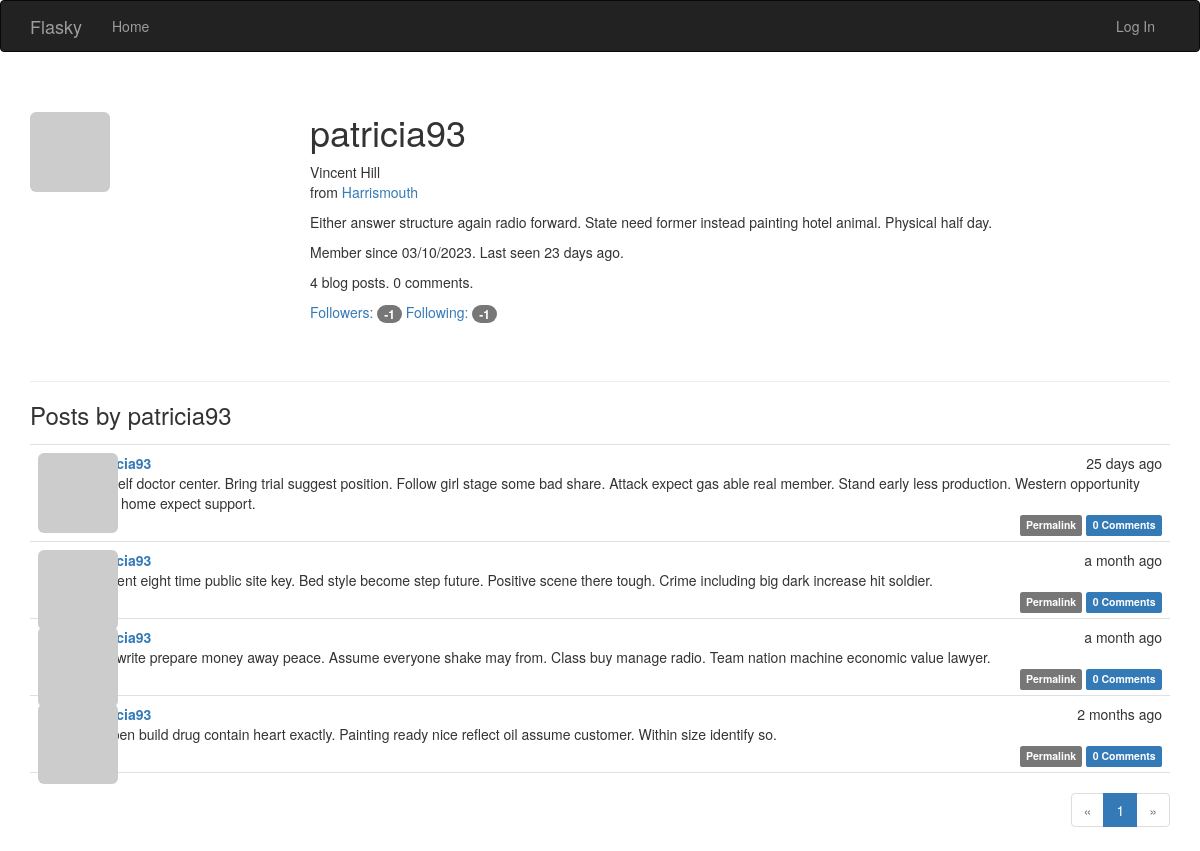
The app's page /user/patricia93 with its own data.
### app/models.py (models this page shows, shortened)
class User(UserMixin, db.Model):
    __tablename__ = 'users'
    id = db.Column(db.Integer, primary_key=True)
    email = db.Column(db.String(64), unique=True, index=True)
    username = db.Column(db.String(64), unique=True, index=True)
    role_id = db.Column(db.Integer, db.ForeignKey('roles.id'))
    password_hash = db.Column(db.String(128))
    confirmed = db.Column(db.Boolean, default=False)
    name = db.Column(db.String(64))
    location = db.Column(db.String(64))
    about_me = db.Column(db.Text())
    member_since = db.Column(db.DateTime(), default=datetime.utcnow)
    last_seen = db.Column(db.DateTime(), default=datetime.utcnow)
    avatar_hash = db.Column(db.String(32))
    posts = db.relationship('Post', backref='author', lazy='dynamic')
    followed = db.relationship('Follow',
                               foreign_keys=[Follow.follower_id],
                               backref=db.backref('follower', lazy='joined'),
                               lazy='dynamic',
                               cascade='all, delete-orphan')
    followers = db.relationship('Follow',
                                foreign_keys=[Follow.followed_id],
                                backref=db.backref('followed', lazy='joined'),
                                lazy='dynamic',
                                cascade='all, delete-orphan')
    comments = db.relationship('Comment', backref='author', lazy='dynamic')
    @property
    def password(self):
        raise AttributeError('password is not a readable attribute')
    def gravatar(self, size=100, default='identicon', rating='g'):
        url = 'https://secure.gravatar.com/avatar'
        hash = self.avatar_hash or self.gravatar_hash()
        return '{url}/{hash}?s={size}&d={default}&r={rating}'.format(
            url=url, hash=hash, size=size, default=default, rating=rating)

class Post(db.Model):
    __tablename__ = 'posts'
    id = db.Column(db.Integer, primary_key=True)
    body = db.Column(db.Text)
    body_html = db.Column(db.Text)
    timestamp = db.Column(db.DateTime, index=True, default=datetime.utcnow)
    author_id = db.Column(db.Integer, db.ForeignKey('users.id'))
    comments = db.relationship('Comment', backref='post', lazy='dynamic')

### app/main/views.py (the view)
@main.route('/user/<username>')
def user(username):
    user = User.query.filter_by(username=username).first_or_404()
    page = request.args.get('page', 1, type=int)
    pagination = user.posts.order_by(Post.timestamp.desc()).paginate(
        page=page, per_page=current_app.config['FLASKY_POSTS_PER_PAGE'],
        error_out=False)
    posts = pagination.items
    return render_template('user.html', user=user, posts=posts,
                           pagination=pagination)

### app/auth/views.py (called while the page is built)
@auth.before_app_request
def before_request():
    if current_user.is_authenticated:
        current_user.ping()
        if not current_user.confirmed \
                and request.endpoint \
                and request.blueprint != 'auth' \
                and request.endpoint != 'static':
            return redirect(url_for('auth.unconfirmed'))

### app/main/__init__.py (called while the page is built)
@main.app_context_processor
def inject_permissions():
    return dict(Permission=Permission)

### app/main/views.py (called while the page is built)
@main.after_app_request
def after_request(response):
    for query in get_debug_queries():
        if query.duration >= current_app.config['FLASKY_SLOW_DB_QUERY_TIME']:
            current_app.logger.warning(
                'Slow query: %s\nParameters: %s\nDuration: %fs\nContext: %s\n'
                % (query.statement, query.parameters, query.duration,
                   query.context))
    return response

### app/models.py (called while the page is built)
    def can(self, permissions):
        return False

    def is_administrator(self):
        return False

### app/templates/user.html (shortened to what this page needs)
{% extends "base.html" %}
{% import "_macros.html" as macros %}
{% block page_content %}
<div class="page-header">
    <img class="img-rounded profile-thumbnail" src="{{ user.gravatar(size=256) }}">
    <div class="profile-header">
        <h1>{{ user.username }}</h1>
        {% if user.name or user.location %}
        <p>
            {% if user.name %}{{ user.name }}<br>{% endif %}
            {% if user.location %}
                from <a href="http://maps.google.com/?q={{ user.location }}">{{ user.location }}</a><br>
            {% endif %}
        </p>
        {% endif %}
        {% if user.about_me %}<p>{{ user.about_me }}</p>{% endif %}
        <p>Member since {{ moment(user.member_since).format('L') }}. Last seen {{ moment(user.last_seen).fromNow() }}.</p>
        <p>{{ user.posts.count() }} blog posts. {{ user.comments.count() }} comments.</p>
        <p>
            <a href="{{ url_for('.followers', username=user.username) }}">Followers: <span class="badge">{{ user.followers.count() - 1 }}</span></a>
            <a href="{{ url_for('.followed_by', username=user.username) }}">Following: <span class="badge">{{ user.followed.count() - 1 }}</span></a>
        </p>
    </div>
</div>
<h3>Posts by {{ user.username }}</h3>
{% include '_posts.html' %}
{% if pagination %}
<div class="pagination">
    {{ macros.pagination_widget(pagination, '.user', username=user.username) }}
</div>
{% endif %}
{% endblock %}

### app/templates/_posts.html (shortened to what this page needs)
<ul class="posts">
    {% for post in posts %}
    <li class="post">
        <div class="post-thumbnail">
            <a href="{{ url_for('.user', username=post.author.username) }}">
                <img class="img-rounded profile-thumbnail" src="{{ post.author.gravatar(size=40) }}">
            </a>
        </div>
        <div class="post-content">
            <div class="post-date">{{ moment(post.timestamp).fromNow() }}</div>
            <div class="post-author"><a href="{{ url_for('.user', username=post.author.username) }}">{{ post.author.username }}</a></div>
            <div class="post-body">
                {% if post.body_html %}
                    {{ post.body_html | safe }}
                {% else %}
                    {{ post.body }}
                {% endif %}
            </div>
            <div class="post-footer">
                <a href="{{ url_for('.post', id=post.id) }}">
                    <span class="label label-default">Permalink</span>
                </a>
                <a href="{{ url_for('.post', id=post.id) }}#comments">
                    <span class="label label-primary">{{ post.comments.count() }} Comments</span>
                </a>
            </div>
        </div>
    </li>
    {% endfor %}
</ul>

### app/static/styles.css (style rules this page uses)
.profile-thumbnail { position: absolute; }
.profile-header { min-height: 260px; margin-left: 280px; }
ul.posts { list-style-type: none; padding: 0px; margin: 16px 0px 0px 0px; border-top: 1px solid #e0e0e0; }
ul.posts li.post { padding: 8px; border-bottom: 1px solid #e0e0e0; }
div.post-date { float: right; }
div.post-author { font-weight: bold; }
div.post-thumbnail { position: absolute; }
div.post-content { margin-left: 48px; min-height: 48px; }
div.post-footer { text-align: right; }
div.pagination { width: 100%; text-align: right; padding: 0px; margin: 0px; }

### records on screen
User: username "patricia93", name "Vincent Hill", location "Harrismouth", about_me "Either answer structure again radio forward. State need former instead painting hotel animal. Physical half day.", member_since "03/10/2023", last_seen "23 days ago"
Post: timestamp "25 days ago", author.username "patricia93", body "Himself doctor center. Bring trial suggest position. Follow girl stage some bad share. Attack expect gas able real member. Stand early less production. Western opportunity upon home expect support.", comments.count "0"
Post: timestamp "a month ago", author.username "patricia93", body "Moment eight time public site key. Bed style become step future. Positive scene there tough. Crime including big dark increase hit soldier.", comments.count "0"
Post: timestamp "a month ago", author.username "patricia93", body "Pick write prepare money away peace. Assume everyone shake may from. Class buy manage radio. Team nation machine economic value lawyer.", comments.count "0"
Post: timestamp "2 months ago", author.username "patricia93", body "Happen build drug contain heart exactly. Painting ready nice reflect oil assume customer. Within size identify so.", comments.count "0"

### other values on screen
{{ user.posts.count() }} "4"
{{ user.comments.count() }} "0"
{{ user.followers.count() - 1 }} "-1"
{{ user.followed.count() - 1 }} "-1"
{{ p }} "1"
